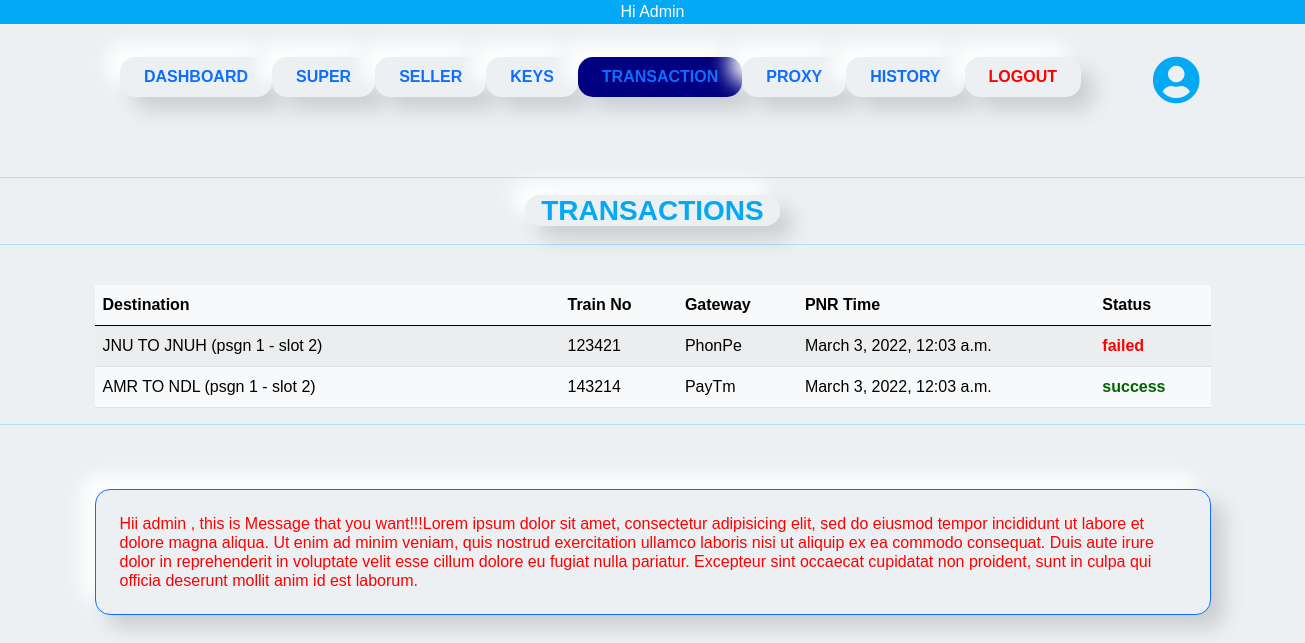
The app's page /AdminUser/admin_transaction (signed in) with its own data.
### app/models.py (models this page shows)
class Trns(models.Model):
    designation   = models.CharField(max_length=70)
    train_no      = models.PositiveIntegerField()
    gateway       = models.CharField(max_length=50)
    pnr_time      = models.DateTimeField(default=datetime.now()+timedelta(days=30))
    status        = models.BooleanField(default=True)
    created_by    = models.ForeignKey(User, on_delete=models.CASCADE, null=True , blank=True)
    created_at    = models.DateTimeField(auto_now_add=True)
    updated_at    = models.DateTimeField(auto_now=True)

### Admin/views.py (the view)
# urls.py: path('admin_transaction', adminTrns,name='admin_transaction'),
def adminTrns(request):
    if not request.user.is_authenticated:
        return redirect('home')
    data =  Trns.objects.all().order_by('-created_at')
    username      = request.user.username
    return render(request,'app/admin/admin_transaction.html',{'username':username,'data':data})

### app/template/app/admin/admin_transaction.html (shortened to what this page needs)
{% extends 'app/base.html' %}
{% load static %}
{% block body %}
{% include 'app/admin/admin_header.html' %}
<h3 class="text-center " style="color: #03A9F4;"><b class="smooth px-3">TRANSACTIONS</b></h3>
<hr style="color: #03A9F4;">
<br>
<div class="container">
    <table class="table table-striped table-light">
        <thead class="thead-dark">
        <tr>
          <th class="col-5">Destination</th>
          <th>Train No</th>
          <th>Gateway</th>
          <th>PNR Time</th>
          <th>Status</th>
        </tr>
        </thead>
        <tbody>
{%  for i in data.all %}
          <tr>
            <td>{{ i.designation}}</td>
            <td>{{ i.train_no }}</td>
            <td>{{ i.gateway }}</td>
            <td>{{ i.pnr_time }}</td>
            {% if i.status %}
            <td style="color:darkgreen; "><b>success</b></td>
            {% else %}
            <td style="color:red; "><b>failed</b></td>
            {%endif%}
          </tr>
{% endfor %}
          </tbody>
      </table>
    </div>
{% include 'app/admin/admin_footer.html' %}
{% endblock %}

### app/template/app/base.html (style rules this page uses)
* { margin: 0; padding: 0; box-sizing: border-box; font-family: 'Poppins', sans-serif }
body { background: #ecf0f3; margin: None; padding: None; }
.smooth { background-color: #ecf0f3; border-radius: 15px; box-shadow: 13px 13px 20px #cbced1, -13px -13px 20px #fff }

### records on screen
Trns: designation "JNU TO JNUH (psgn 1 - slot 2)", train_no "123421", gateway "PhonPe", pnr_time "March 3, 2022, 12:03 a.m.", status "failed"
Trns: designation "AMR TO NDL (psgn 1 - slot 2)", train_no "143214", gateway "PayTm", pnr_time "March 3, 2022, 12:03 a.m.", status "success"
